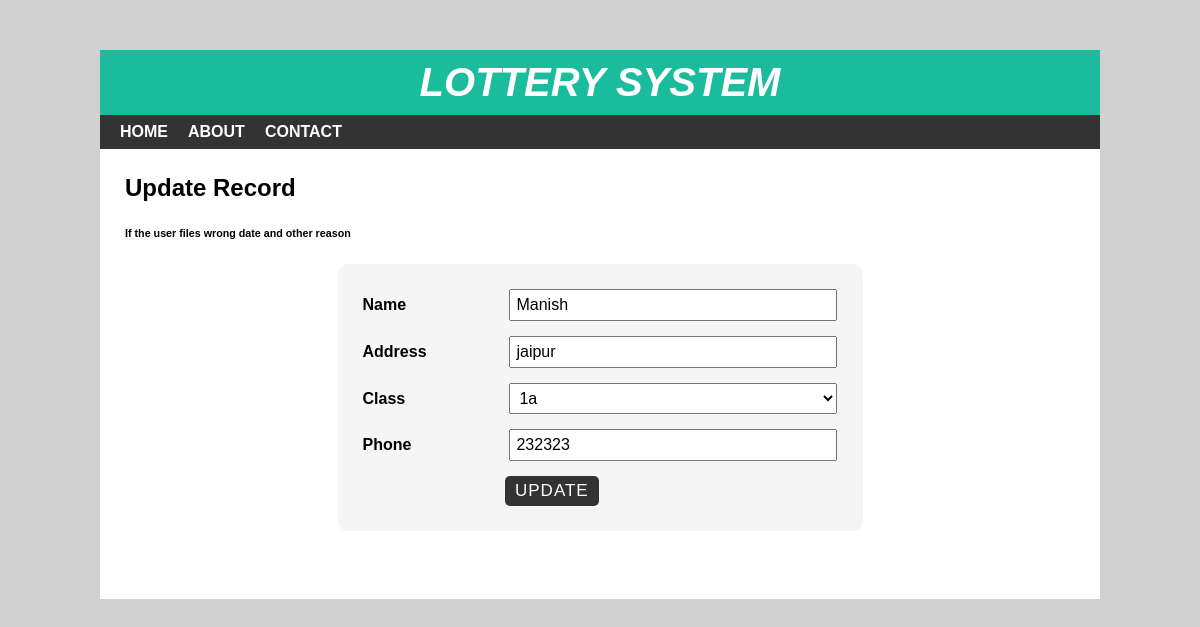
Page /edit.php?id=99 on the committed database.
### tables this page shows
CREATE TABLE `lottery_user` (
  `sid` int(10) NOT NULL,
  `sname` varchar(30) NOT NULL,
  `saddress` varchar(100) DEFAULT NULL,
  `slottery_number` int(100) NOT NULL,
  `sphone` varchar(10) NOT NULL
);

### edit.php (the view, shortened to what this page needs)
<?php include 'header.php'; ?>
<div id="main-content">
    <h2>Update Record</h2> <h6>If the user files wrong date and other reason</h6>
    <?php
     $conn= mysqli_connect("localhost","root","","winner") or die("connection fild");
     $stu_id = $_GET['id'];
     $sql="SELECT * FROM lottery_user WHERE sid = {$stu_id}";
     $result = mysqli_query($conn, $sql) or die ("unsussefull query.");
     if(mysqli_num_rows($result) > 0) {
        while($row = mysqli_fetch_assoc($result)){
    ?>
    <form class="post-form" action="updatedata.php" method="post">
        <div class="form-group">
            <label>Name</label>
            <input type="text" name="sname" value="<?php echo $row['sname']; ?>" />
        </div>
        <div class="form-group">
            <label>Address</label>
            <input type="text" name="saddress" value="<?php echo $row['saddress']; ?>" />
        </div>
        <div class="form-group">
            <label>Class</label>
            <?php
              $sql1 = "SELECT * FROM lottery_no";
              $result1 = mysqli_query($conn, $sql1) or die ("unsussefull query.");
              if(mysqli_num_rows($result1) > 0) {
                 echo '<select name="sclass">';
                 while($row1 = mysqli_fetch_assoc($result1)){
                    if($row['sclass'] == $row1['cid']){
                        $select = "selected";
                    }else{
                        $select = "";
                    }
             echo "<option {$select} value='{$row1['cid']}'>{$row1['cname']}</option>";
         }
                    echo "</select>";
         }
            ?>
        </div>
        <div class="form-group">
            <label>Phone</label>
            <input type="text" name="sphone" value="<?php echo $row['sphone']; ?>" />
        </div>
        <input class="submit" type="submit" value="Update" />
    </form>
    <?php
     }
    }
    ?>
</div>
</body>
</html>

### style.css (style rules this page uses)
body { font:16px arial; margin: 0; padding: 0; background: #d1d1d1; }
#main-content { padding: 25px; min-height: 400px; }
#main-content h2 { margin: 0 0 10px; text-transform: capitalize; }
#main-content .post-form { width: 50%; padding: 25px; margin: 0 auto; background-color: #f5f5f5; border-radius: 10px; }
#main-content .post-form .form-group { margin: 0 0 15px; }
#main-content .post-form .form-group label { width: 30%; display: inline-block; font-weight: 600; }
#main-content .post-form .form-group input, #main-content .post-form .form-group select { font-size: 16px; width: 66%; display: inline-block; padding: 5px; margin: 0; }
#main-content .post-form .form-group select { width: 69%; }
#main-content .post-form .submit { font-size: 17px; letter-spacing: 1px; text-transform: uppercase; padding: 5px 10px; color: #fff; background-color: #333; border: none; border-radius: 5px; margin: 0 0 0 30%; cursor: pointer; transition: all 0.3s; }

### rows in the picture
lottery_user: sname "Manish", saddress "jaipur", sphone "232323"

### other values in the picture
form field sclass "1a"
